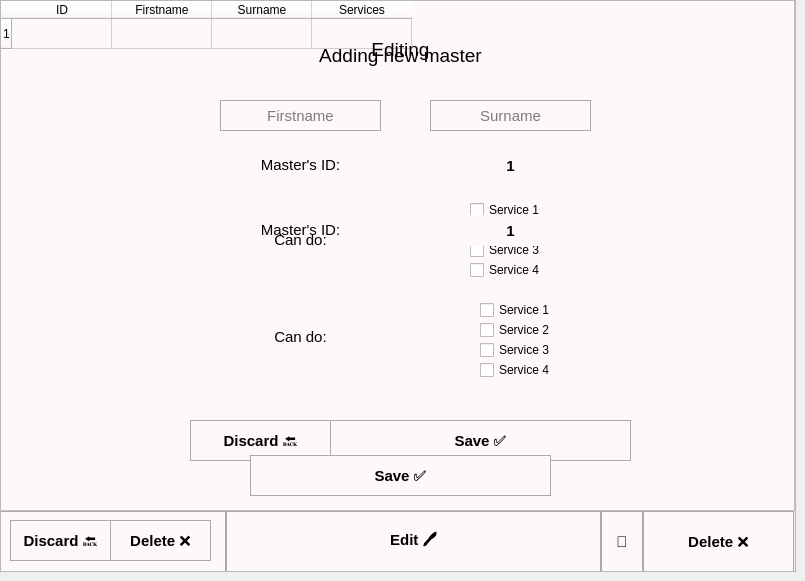
    <widget class="QWidget" name="tab_2">
     <attribute name="title">
      <string>Manage staff</string>
     </attribute>
     <widget class="QFrame" name="frame_6">
      <property name="geometry">
       <rect>
        <x>0</x>
        <y>0</y>
        <width>796</width>
        <height>572</height>
       </rect>
      </property>
      <property name="frameShape">
       <enum>QFrame::StyledPanel</enum>
      </property>
      <property name="frameShadow">
       <enum>QFrame::Raised</enum>
      </property>
      <widget class="QTableWidget" name="tableWidget_2">
       <property name="geometry">
        <rect>
         <x>0</x>
         <y>0</y>
         <width>795</width>
         <height>511</height>
        </rect>
       </property>
       <property name="sizePolicy">
        <sizepolicy hsizetype="Expanding" vsizetype="Expanding">
         <horstretch>0</horstretch>
         <verstretch>0</verstretch>
        </sizepolicy>
       </property>
       <property name="styleSheet">
        <string notr="true">background: none;
background-color: rgb(255, 248, 248);</string>
       </property>
       <property name="frameShape">
        <enum>QFrame::StyledPanel</enum>
       </property>
       <property name="horizontalScrollBarPolicy">
        <enum>Qt::ScrollBarAlwaysOff</enum>
       </property>
       <property name="sizeAdjustPolicy">
        <enum>QAbstractScrollArea::AdjustIgnored</enum>
       </property>
       <property name="sortingEnabled">
        <bool>true</bool>
       </property>
       <property name="columnCount">
        <number>4</number>
       </property>
       <row>
        <property name="text">
         <string>1</string>
        </property>
       </row>
       <column>
        <property name="text">
         <string>ID</string>
        </property>
        <property name="textAlignment">
         <set>AlignCenter</set>
        </property>
       </column>
       <column>
        <property name="text">
         <string>Firstname</string>
        </property>
        <property name="textAlignment">
         <set>AlignCenter</set>
        </property>
       </column>
       <column>
        <property name="text">
         <string>Surname</string>
        </property>
        <property name="textAlignment">
         <set>AlignCenter</set>
        </property>
       </column>
       <column>
        <property name="text">
         <string>Services</string>
        </property>
        <property name="textAlignment">
         <set>AlignCenter</set>
        </property>
       </column>
       <item row="0" column="0">
        <property name="text">
         <string/>
        </property>
       </item>
      </widget>
      <widget class="QPushButton" name="pushButton_14">
       <property name="geometry">
        <rect>
         <x>226</x>
         <y>511</y>
         <width>375</width>
         <height>61</height>
        </rect>
       </property>
       <property name="sizeIncrement">
        <size>
         <width>0</width>
         <height>0</height>
        </size>
       </property>
       <property name="font">
        <font>
         <pointsize>11</pointsize>
         <bold>true</bold>
        </font>
       </property>
       <property name="focusPolicy">
        <enum>Qt::StrongFocus</enum>
       </property>
       <property name="styleSheet">
        <string notr="true">background: none;
background-color: rgb(255, 248, 248);
border: 1px solid rgb(170, 170, 170);</string>
       </property>
       <property name="text">
        <string>Edit 🖊️</string>
       </property>
       <property name="iconSize">
        <size>
         <width>17</width>
         <height>16</height>
        </size>
       </property>
      </widget>
      <widget class="QPushButton" name="pushButton_15">
       <property name="geometry">
        <rect>
         <x>643</x>
         <y>511</y>
         <width>151</width>
         <height>61</height>
        </rect>
       </property>
       <property name="sizeIncrement">
        <size>
         <width>0</width>
         <height>0</height>
        </size>
       </property>
       <property name="font">
        <font>
         <pointsize>11</pointsize>
         <bold>true</bold>
        </font>
       </property>
       <property name="focusPolicy">
        <enum>Qt::StrongFocus</enum>
       </property>
       <property name="styleSheet">
        <string notr="true">background: none;
background-color: rgb(255, 248, 248);
border: 1px solid rgb(170, 170, 170);</string>
       </property>
       <property name="text">
        <string>Delete ❌</string>
       </property>
       <property name="iconSize">
        <size>
         <width>17</width>
         <height>16</height>
        </size>
       </property>
      </widget>
      <widget class="QPushButton" name="pushButton_16">
       <property name="geometry">
        <rect>
         <x>601</x>
         <y>511</y>
         <width>42</width>
         <height>61</height>
        </rect>
       </property>
       <property name="sizeIncrement">
        <size>
         <width>0</width>
         <height>0</height>
        </size>
       </property>
       <property name="font">
        <font>
         <pointsize>11</pointsize>
         <bold>true</bold>
        </font>
       </property>
       <property name="focusPolicy">
        <enum>Qt::StrongFocus</enum>
       </property>
       <property name="styleSheet">
        <string notr="true">background: none;
background-color: rgb(255, 248, 248);
border: 1px solid rgb(170, 170, 170);</string>
       </property>
       <property name="text">
        <string>🔄</string>
       </property>
       <property name="iconSize">
        <size>
         <width>17</width>
         <height>16</height>
        </size>
       </property>
      </widget>
      <widget class="QPushButton" name="pushButton_23">
       <property name="geometry">
        <rect>
         <x>0</x>
         <y>511</y>
         <width>226</width>
         <height>61</height>
        </rect>
       </property>
       <property name="sizeIncrement">
        <size>
         <width>0</width>
         <height>0</height>
        </size>
       </property>
       <property name="font">
        <font>
         <pointsize>11</pointsize>
         <bold>true</bold>
        </font>
       </property>
       <property name="focusPolicy">
        <enum>Qt::StrongFocus</enum>
       </property>
       <property name="styleSheet">
        <string notr="true">background: none;
background-color: rgb(255, 248, 248);
border: 1px solid rgb(170, 170, 170);</string>
       </property>
       <property name="text">
        <string>Add</string>
       </property>
       <property name="iconSize">
        <size>
         <width>17</width>
         <height>16</height>
        </size>
       </property>
      </widget>
     </widget>
     <widget class="QFrame" name="frame_7">
      <property name="geometry">
       <rect>
        <x>0</x>
        <y>0</y>
        <width>796</width>
        <height>572</height>
       </rect>
      </property>
      <property name="frameShape">
       <enum>QFrame::StyledPanel</enum>
      </property>
      <property name="frameShadow">
       <enum>QFrame::Raised</enum>
      </property>
      <widget class="QLineEdit" name="lineEdit_10">
       <property name="geometry">
        <rect>
         <x>220</x>
         <y>100</y>
         <width>161</width>
         <height>31</height>
        </rect>
       </property>
       <property name="font">
        <font>
         <pointsize>11</pointsize>
        </font>
       </property>
       <property name="styleSheet">
        <string notr="true">background: none;
background-color: rgb(255, 248, 248);
border: 1px solid rgb(170, 170, 170);</string>
       </property>
       <property name="text">
        <string/>
       </property>
       <property name="alignment">
        <set>Qt::AlignCenter</set>
       </property>
       <property name="placeholderText">
        <string>Firstname</string>
       </property>
      </widget>
      <widget class="QLineEdit" name="lineEdit_11">
       <property name="geometry">
        <rect>
         <x>430</x>
         <y>100</y>
         <width>161</width>
         <height>31</height>
        </rect>
       </property>
       <property name="font">
        <font>
         <pointsize>11</pointsize>
        </font>
       </property>
       <property name="styleSheet">
        <string notr="true">background: none;
background-color: rgb(255, 248, 248);
border: 1px solid rgb(170, 170, 170);</string>
       </property>
       <property name="alignment">
        <set>Qt::AlignCenter</set>
       </property>
       <property name="placeholderText">
        <string>Surname</string>
       </property>
      </widget>
      <widget class="QPushButton" name="pushButton_20">
       <property name="geometry">
        <rect>
         <x>330</x>
         <y>420</y>
         <width>301</width>
         <height>41</height>
        </rect>
       </property>
       <property name="sizeIncrement">
        <size>
         <width>0</width>
         <height>0</height>
        </size>
       </property>
       <property name="font">
        <font>
         <pointsize>11</pointsize>
         <bold>true</bold>
        </font>
       </property>
       <property name="focusPolicy">
        <enum>Qt::StrongFocus</enum>
       </property>
       <property name="styleSheet">
        <string notr="true">background: none;
background-color: rgb(255, 248, 248);
border: 1px solid rgb(170, 170, 170);</string>
       </property>
       <property name="text">
        <string>Save ✅</string>
       </property>
       <property name="iconSize">
        <size>
         <width>17</width>
         <height>16</height>
        </size>
       </property>
      </widget>
      <widget class="QPushButton" name="pushButton_21">
       <property name="geometry">
        <rect>
         <x>190</x>
         <y>420</y>
         <width>141</width>
         <height>41</height>
        </rect>
       </property>
       <property name="sizeIncrement">
        <size>
         <width>0</width>
         <height>0</height>
        </size>
       </property>
       <property name="font">
        <font>
         <pointsize>11</pointsize>
         <bold>true</bold>
        </font>
       </property>
       <property name="focusPolicy">
        <enum>Qt::StrongFocus</enum>
       </property>
       <property name="styleSheet">
        <string notr="true">background: none;
background-color: rgb(255, 248, 248);
border: 1px solid rgb(170, 170, 170);</string>
       </property>
       <property name="text">
        <string>Discard 🔙</string>
       </property>
       <property name="iconSize">
        <size>
         <width>17</width>
         <height>16</height>
        </size>
       </property>
      </widget>
      <widget class="QLabel" name="label_32">
       <property name="geometry">
        <rect>
         <x>310</x>
         <y>40</y>
         <width>181</width>
         <height>31</height>
        </rect>
       </property>
       <property name="font">
        <font>
         <pointsize>14</pointsize>
        </font>
       </property>
       <property name="text">
        <string>Adding new master</string>
       </property>
       <property name="alignment">
        <set>Qt::AlignCenter</set>
       </property>
      </widget>
      <widget class="QLabel" name="label_33">
       <property name="geometry">
        <rect>
         <x>220</x>
         <y>155</y>
         <width>161</width>
         <height>20</height>
        </rect>
       </property>
       <property name="font">
        <font>
         <pointsize>11</pointsize>
        </font>
       </property>
       <property name="styleSheet">
        <string notr="true"/>
       </property>
       <property name="text">
        <string>Master's ID:</string>
       </property>
       <property name="alignment">
        <set>Qt::AlignCenter</set>
       </property>
      </widget>
      <widget class="QLabel" name="label_34">
       <property name="geometry">
        <rect>
         <x>430</x>
         <y>150</y>
         <width>161</width>
         <height>31</height>
        </rect>
       </property>
       <property name="font">
        <font>
         <pointsize>11</pointsize>
         <bold>true</bold>
        </font>
       </property>
       <property name="styleSheet">
        <string notr="true">background: none;
background-color: rgb(255, 248, 248);</string>
       </property>
       <property name="text">
        <string>1</string>
       </property>
       <property name="alignment">
        <set>Qt::AlignCenter</set>
       </property>
      </widget>
      <widget class="QLabel" name="label_35">
       <property name="geometry">
        <rect>
         <x>220</x>
         <y>230</y>
         <width>161</width>
         <height>20</height>
        </rect>
       </property>
       <property name="font">
        <font>
         <pointsize>11</pointsize>
        </font>
       </property>
       <property name="styleSheet">
        <string notr="true"/>
       </property>
       <property name="text">
        <string>Can do:</string>
       </property>
       <property name="alignment">
        <set>Qt::AlignCenter</set>
       </property>
      </widget>
      <widget class="QCheckBox" name="checkBox">
       <property name="geometry">
        <rect>
         <x>470</x>
         <y>240</y>
         <width>75</width>
         <height>20</height>
        </rect>
       </property>
       <property name="text">
        <string>Service 3</string>
       </property>
      </widget>
      <widget class="QCheckBox" name="checkBox_2">
       <property name="geometry">
        <rect>
         <x>470</x>
         <y>220</y>
         <width>75</width>
         <height>20</height>
        </rect>
       </property>
       <property name="text">
        <string>Service 2</string>
       </property>
      </widget>
      <widget class="QCheckBox" name="checkBox_3">
       <property name="geometry">
        <rect>
         <x>470</x>
         <y>200</y>
         <width>75</width>
         <height>20</height>
        </rect>
       </property>
       <property name="text">
        <string>Service 1</string>
       </property>
       <property name="tristate">
        <bool>false</bool>
       </property>
      </widget>
      <widget class="QCheckBox" name="checkBox_4">
       <property name="geometry">
        <rect>
         <x>470</x>
         <y>260</y>
         <width>75</width>
         <height>20</height>
        </rect>
       </property>
       <property name="text">
        <string>Service 4</string>
       </property>
      </widget>
     </widget>
     <widget class="QFrame" name="frame_8">
      <property name="geometry">
       <rect>
        <x>0</x>
        <y>0</y>
        <width>796</width>
        <height>572</height>
       </rect>
      </property>
      <property name="frameShape">
       <enum>QFrame::StyledPanel</enum>
      </property>
      <property name="frameShadow">
       <enum>QFrame::Raised</enum>
      </property>
      <widget class="QLineEdit" name="lineEdit_12">
       <property name="geometry">
        <rect>
         <x>220</x>
         <y>100</y>
         <width>161</width>
         <height>31</height>
        </rect>
       </property>
       <property name="font">
        <font>
         <pointsize>11</pointsize>
        </font>
       </property>
       <property name="styleSheet">
        <string notr="true">background: none;
background-color: rgb(255, 248, 248);
border: 1px solid rgb(170, 170, 170);</string>
       </property>
       <property name="text">
        <string/>
       </property>
       <property name="alignment">
        <set>Qt::AlignCenter</set>
       </property>
       <property name="placeholderText">
        <string>Firstname</string>
       </property>
      </widget>
      <widget class="QLineEdit" name="lineEdit_13">
       <property name="geometry">
        <rect>
         <x>430</x>
         <y>100</y>
         <width>161</width>
         <height>31</height>
        </rect>
       </property>
       <property name="font">
        <font>
         <pointsize>11</pointsize>
        </font>
       </property>
       <property name="styleSheet">
        <string notr="true">background: none;
background-color: rgb(255, 248, 248);
border: 1px solid rgb(170, 170, 170);</string>
       </property>
       <property name="alignment">
        <set>Qt::AlignCenter</set>
       </property>
       <property name="placeholderText">
        <string>Surname</string>
       </property>
      </widget>
      <widget class="QPushButton" name="pushButton_22">
       <property name="geometry">
        <rect>
         <x>250</x>
         <y>455</y>
         <width>301</width>
         <height>41</height>
        </rect>
       </property>
       <property name="sizeIncrement">
        <size>
         <width>0</width>
         <height>0</height>
        </size>
       </property>
       <property name="font">
        <font>
         <pointsize>11</pointsize>
         <bold>true</bold>
        </font>
       </property>
       <property name="focusPolicy">
        <enum>Qt::StrongFocus</enum>
       </property>
       <property name="styleSheet">
        <string notr="true">background: none;
background-color: rgb(255, 248, 248);
border: 1px solid rgb(170, 170, 170);</string>
       </property>
       <property name="text">
        <string>Save ✅</string>
       </property>
       <property name="iconSize">
        <size>
         <width>17</width>
         <height>16</height>
        </size>
       </property>
      </widget>
      <widget class="QPushButton" name="pushButton_24">
       <property name="geometry">
        <rect>
         <x>10</x>
         <y>520</y>
         <width>101</width>
         <height>41</height>
        </rect>
       </property>
       <property name="sizeIncrement">
        <size>
         <width>0</width>
         <height>0</height>
        </size>
       </property>
       <property name="font">
        <font>
         <pointsize>11</pointsize>
         <bold>true</bold>
        </font>
       </property>
       <property name="focusPolicy">
        <enum>Qt::StrongFocus</enum>
       </property>
       <property name="styleSheet">
        <string notr="true">background: none;
background-color: rgb(255, 248, 248);
border: 1px solid rgb(170, 170, 170);</string>
       </property>
       <property name="text">
        <string>Discard 🔙</string>
       </property>
       <property name="iconSize">
        <size>
         <width>17</width>
         <height>16</height>
        </size>
       </property>
      </widget>
      <widget class="QLabel" name="label_36">
       <property name="geometry">
        <rect>
         <x>310</x>
         <y>34</y>
         <width>181</width>
         <height>31</height>
        </rect>
       </property>
       <property name="font">
        <font>
         <pointsize>14</pointsize>
        </font>
       </property>
       <property name="text">
        <string>Editing</string>
       </property>
       <property name="alignment">
        <set>Qt::AlignCenter</set>
       </property>
      </widget>
      <widget class="QLabel" name="label_37">
       <property name="geometry">
        <rect>
         <x>220</x>
         <y>220</y>
         <width>161</width>
         <height>20</height>
        </rect>
       </property>
       <property name="font">
        <font>
         <pointsize>11</pointsize>
        </font>
       </property>
       <property name="styleSheet">
        <string notr="true"/>
       </property>
       <property name="text">
        <string>Master's ID:</string>
       </property>
       <property name="alignment">
        <set>Qt::AlignCenter</set>
       </property>
      </widget>
      <widget class="QLabel" name="label_38">
       <property name="geometry">
        <rect>
         <x>430</x>
         <y>215</y>
         <width>161</width>
         <height>31</height>
        </rect>
       </property>
       <property name="font">
        <font>
         <pointsize>11</pointsize>
         <bold>true</bold>
        </font>
       </property>
       <property name="styleSheet">
        <string notr="true">background: none;
background-color: rgb(255, 248, 248);</string>
       </property>
       <property name="text">
        <string>1</string>
       </property>
       <property name="alignment">
        <set>Qt::AlignCenter</set>
       </property>
      </widget>
      <widget class="QLabel" name="label_39">
       <property name="geometry">
        <rect>
         <x>220</x>
         <y>327</y>
         <width>161</width>
         <height>20</height>
        </rect>
       </property>
       <property name="font">
        <font>
         <pointsize>11</pointsize>
        </font>
       </property>
       <property name="styleSheet">
        <string notr="true"/>
       </property>
       <property name="text">
        <string>Can do:</string>
       </property>
       <property name="alignment">
        <set>Qt::AlignCenter</set>
       </property>
      </widget>
      <widget class="QCheckBox" name="checkBox_7">
       <property name="geometry">
        <rect>
         <x>480</x>
         <y>340</y>
         <width>75</width>
         <height>20</height>
        </rect>
       </property>
       <property name="text">
        <string>Service 3</string>
       </property>
      </widget>
      <widget class="QCheckBox" name="checkBox_6">
       <property name="geometry">
        <rect>
         <x>480</x>
         <y>320</y>
         <width>75</width>
         <height>20</height>
        </rect>
       </property>
       <property name="text">
        <string>Service 2</string>
       </property>
      </widget>
      <widget class="QCheckBox" name="checkBox_5">
       <property name="geometry">
        <rect>
         <x>480</x>
         <y>300</y>
         <width>75</width>
         <height>20</height>
        </rect>
       </property>
       <property name="text">
        <string>Service 1</string>
       </property>
       <property name="tristate">
        <bool>false</bool>
       </property>
      </widget>
      <widget class="QCheckBox" name="checkBox_8">
       <property name="geometry">
        <rect>
         <x>480</x>
         <y>360</y>
         <width>75</width>
         <height>20</height>
        </rect>
       </property>
       <property name="text">
        <string>Service 4</string>
       </property>
      </widget>
      <widget class="QPushButton" name="pushButton_34">
       <property name="geometry">
        <rect>
         <x>110</x>
         <y>520</y>
         <width>101</width>
         <height>41</height>
        </rect>
       </property>
       <property name="sizeIncrement">
        <size>
         <width>0</width>
         <height>0</height>
        </size>
       </property>
       <property name="font">
        <font>
         <pointsize>11</pointsize>
         <bold>true</bold>
        </font>
       </property>
       <property name="focusPolicy">
        <enum>Qt::StrongFocus</enum>
       </property>
       <property name="styleSheet">
        <string notr="true">background: none;
background-color: rgb(255, 248, 248);
border: 1px solid rgb(170, 170, 170);</string>
       </property>
       <property name="text">
        <string>Delete ❌</string>
       </property>
       <property name="iconSize">
        <size>
         <width>17</width>
         <height>16</height>
        </size>
       </property>
      </widget>
     </widget>
    </widget>
